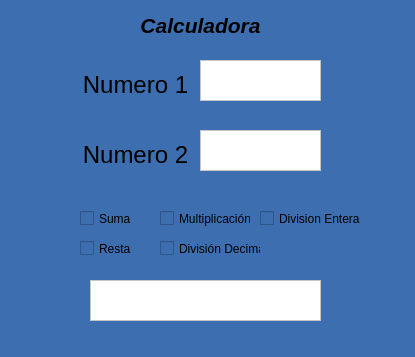
<?xml version="1.0" encoding="UTF-8"?>
<ui version="4.0">
 <class>MainWindow</class>
 <widget class="QMainWindow" name="MainWindow">
  <property name="geometry">
   <rect>
    <x>0</x>
    <y>0</y>
    <width>415</width>
    <height>357</height>
   </rect>
  </property>
  <property name="windowTitle">
   <string>MainWindow</string>
  </property>
  <property name="styleSheet">
   <string notr="true">background-color: rgb(60, 110, 176);</string>
  </property>
  <widget class="QWidget" name="centralwidget">
   <widget class="QTextEdit" name="num1">
    <property name="geometry">
     <rect>
      <x>200</x>
      <y>60</y>
      <width>121</width>
      <height>41</height>
     </rect>
    </property>
    <property name="styleSheet">
     <string notr="true">background-color: rgb(255, 255, 255);
font: 14pt &quot;MS Shell Dlg 2&quot;;</string>
    </property>
   </widget>
   <widget class="QTextEdit" name="num2">
    <property name="geometry">
     <rect>
      <x>200</x>
      <y>130</y>
      <width>121</width>
      <height>41</height>
     </rect>
    </property>
    <property name="styleSheet">
     <string notr="true">background-color: rgb(255, 255, 255);
color: qconicalgradient(cx:0.5, cy:0.5, angle:0, stop:0 rgba(255, 255, 255, 255), stop:0.373979 rgba(255, 255, 255, 255), stop:0.373991 rgba(33, 30, 255, 255), stop:0.624018 rgba(33, 30, 255, 255), stop:0.624043 rgba(255, 0, 0, 255), stop:1 rgba(255, 0, 0, 255));
font: 14pt &quot;MS Shell Dlg 2&quot;;</string>
    </property>
   </widget>
   <widget class="QLabel" name="label">
    <property name="geometry">
     <rect>
      <x>80</x>
      <y>70</y>
      <width>111</width>
      <height>31</height>
     </rect>
    </property>
    <property name="styleSheet">
     <string notr="true">font: italic 8pt &quot;MS Sans Serif&quot;;</string>
    </property>
    <property name="text">
     <string>&lt;html&gt;&lt;head/&gt;&lt;body&gt;&lt;p align=&quot;center&quot;&gt;&lt;span style=&quot; font-size:18pt;&quot;&gt;Numero 1&lt;/span&gt;&lt;/p&gt;&lt;/body&gt;&lt;/html&gt;</string>
    </property>
   </widget>
   <widget class="QLabel" name="label_2">
    <property name="geometry">
     <rect>
      <x>80</x>
      <y>140</y>
      <width>111</width>
      <height>31</height>
     </rect>
    </property>
    <property name="styleSheet">
     <string notr="true">font: italic 8pt &quot;MS Sans Serif&quot;;</string>
    </property>
    <property name="text">
     <string>&lt;html&gt;&lt;head/&gt;&lt;body&gt;&lt;p align=&quot;center&quot;&gt;&lt;span style=&quot; font-size:18pt;&quot;&gt;Numero 2&lt;/span&gt;&lt;/p&gt;&lt;/body&gt;&lt;/html&gt;</string>
    </property>
   </widget>
   <widget class="QCheckBox" name="checksuma">
    <property name="geometry">
     <rect>
      <x>80</x>
      <y>210</y>
      <width>70</width>
      <height>17</height>
     </rect>
    </property>
    <property name="text">
     <string>Suma</string>
    </property>
   </widget>
   <widget class="QCheckBox" name="checkresta">
    <property name="geometry">
     <rect>
      <x>80</x>
      <y>240</y>
      <width>70</width>
      <height>17</height>
     </rect>
    </property>
    <property name="text">
     <string>Resta</string>
    </property>
   </widget>
   <widget class="QTextEdit" name="resultado">
    <property name="geometry">
     <rect>
      <x>90</x>
      <y>280</y>
      <width>231</width>
      <height>41</height>
     </rect>
    </property>
    <property name="styleSheet">
     <string notr="true">background-color: rgb(255, 255, 255);
font: 7pt &quot;MS Shell Dlg 2&quot;;
font: 9pt &quot;Segoe Script&quot;;
font: 10pt &quot;MS Shell Dlg 2&quot;;</string>
    </property>
    <property name="html">
     <string>&lt;!DOCTYPE HTML PUBLIC &quot;-//W3C//DTD HTML 4.0//EN&quot; &quot;http://www.w3.org/TR/REC-html40/strict.dtd&quot;&gt;
&lt;html&gt;&lt;head&gt;&lt;meta name=&quot;qrichtext&quot; content=&quot;1&quot; /&gt;&lt;style type=&quot;text/css&quot;&gt;
p, li { white-space: pre-wrap; }
&lt;/style&gt;&lt;/head&gt;&lt;body style=&quot; font-family:'MS Shell Dlg 2'; font-size:10pt; font-weight:400; font-style:normal;&quot;&gt;
&lt;p align=&quot;center&quot; style=&quot;-qt-paragraph-type:empty; margin-top:0px; margin-bottom:0px; margin-left:0px; margin-right:0px; -qt-block-indent:0; text-indent:0px; font-size:14pt;&quot;&gt;&lt;br /&gt;&lt;/p&gt;&lt;/body&gt;&lt;/html&gt;</string>
    </property>
   </widget>
   <widget class="QCheckBox" name="checkmultiplicacion">
    <property name="geometry">
     <rect>
      <x>160</x>
      <y>210</y>
      <width>91</width>
      <height>17</height>
     </rect>
    </property>
    <property name="text">
     <string>Multiplicación</string>
    </property>
   </widget>
   <widget class="QCheckBox" name="checkdivdecimal">
    <property name="geometry">
     <rect>
      <x>160</x>
      <y>240</y>
      <width>101</width>
      <height>17</height>
     </rect>
    </property>
    <property name="text">
     <string>División Decimal</string>
    </property>
   </widget>
   <widget class="QCheckBox" name="checkdiventera">
    <property name="geometry">
     <rect>
      <x>260</x>
      <y>210</y>
      <width>101</width>
      <height>17</height>
     </rect>
    </property>
    <property name="text">
     <string>Division Entera</string>
    </property>
   </widget>
   <widget class="QLabel" name="label_3">
    <property name="geometry">
     <rect>
      <x>130</x>
      <y>10</y>
      <width>141</width>
      <height>31</height>
     </rect>
    </property>
    <property name="styleSheet">
     <string notr="true">font: 11pt &quot;Comic Sans MS&quot;;</string>
    </property>
    <property name="text">
     <string>&lt;html&gt;&lt;head/&gt;&lt;body&gt;&lt;p align=&quot;center&quot;&gt;&lt;span style=&quot; font-size:16pt; font-weight:600; font-style:italic;&quot;&gt;Calculadora&lt;/span&gt;&lt;/p&gt;&lt;/body&gt;&lt;/html&gt;</string>
    </property>
   </widget>
  </widget>
  <widget class="QMenuBar" name="menubar">
   <property name="geometry">
    <rect>
     <x>0</x>
     <y>0</y>
     <width>415</width>
     <height>21</height>
    </rect>
   </property>
  </widget>
  <widget class="QStatusBar" name="statusbar"/>
 </widget>
 <resources/>
 <connections/>
</ui>
